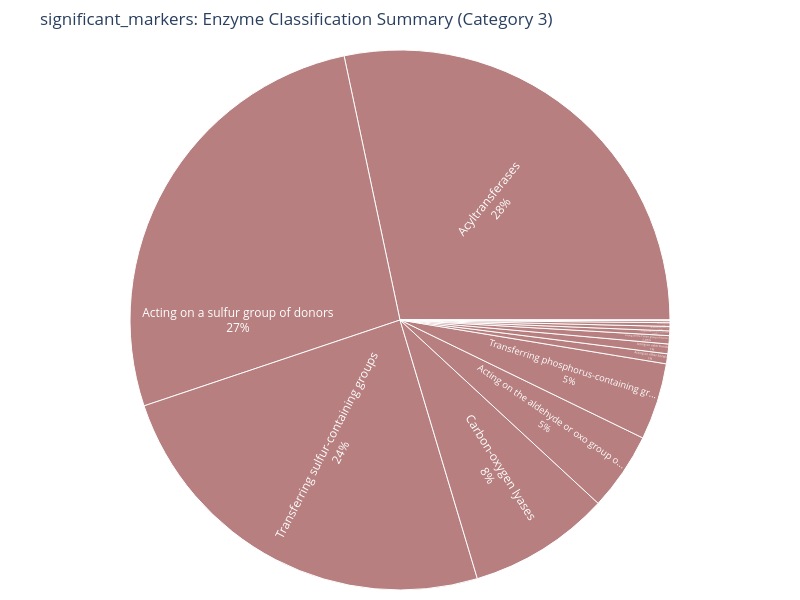

Notebook source saved alongside this figure:
### Code cell
fig,  sunburst_data  = create_sunburst_chart(significant_markers, "significant_markers", top_n=200, category=3)
# Save as static image
output_path= data_visual/"31_sunburn.png"
fig.write_image(output_path, scale=3)

# Show in notebook/browser
fig.show()

### Figure 1 — Plotly figure (JSON) as saved in the notebook; plotly's stock layout.template omitted (floating-point values rounded to 4 significant figures)
{"data": [{"customdata": [["<b>Enzyme</b>: Acting on a sulfur group of donors.<br><b>Entries</b>: 21<br><b>Total Value</b>: 8.36<br><b>Genera</b>: 6 unique<br><b>Proteins</b>: 2 unique"], ["<b>Enzyme</b>: Acyltransferases.<br><b>Entries</b>: 47<br><b>Total Value</b>: 8.82<br><b>Genera</b>: 16 unique<br><b>Proteins</b>: 2 unique"], ["<b>Enzyme</b>: Acting on the CH-NH group of donors.<br><b>Entries</b>: 1<br><b>Total Value</b>: 0.15<br><b>Genera</b>: 1 unique<br><b>Proteins</b>: 1 unique"], ["<b>Enzyme</b>: Transferring sulfur-containing groups.<br><b>Entries</b>: 38<br><b>Total Value</b>: 7.62<br><b>Genera</b>: 13 unique<br><b>Proteins</b>: 1 unique"], ["<b>Enzyme</b>: Carbon-oxygen lyases.<br><b>Entries</b>: 23<br><b>Total Value</b>: 2.65<br><b>Genera</b>: 18 unique<br><b>Proteins</b>: 2 unique"], ["<b>Enzyme</b>: Acting on the aldehyde or oxo group of donors.<br><b>Entries</b>: 6<br><b>Total Value</b>: 1.46<br><b>Genera</b>: 1 unique<br><b>Proteins</b>: 1 unique"], ["<b>Enzyme</b>: Transferring phosphorus-containing groups.<br><b>Entries</b>: 13<br><b>Total Value</b>: 1.43<br><b>Genera</b>: 6 unique<br><b>Proteins</b>: 4 unique"], ["<b>Enzyme</b>: Racemases and epimerases.<br><b>Entries</b>: 1<br><b>Total Value</b>: 0.08<br><b>Genera</b>: 1 unique<br><b>Proteins</b>: 1 unique"], ["<b>Enzyme</b>: Intramolecular lyases.<br><b>Entries</b>: 1<br><b>Total Value</b>: 0.07<br><b>Genera</b>: 1 unique<br><b>Proteins</b>: 1 unique"], ["<b>Enzyme</b>: Acting on carbon-nitrogen bonds, other than peptide bonds.<br><b>Entries</b>: 1<br><b>Total Value</b>: 0.09<br><b>Genera</b>: 1 unique<br><b>Proteins</b>: 1 unique"], ["<b>Enzyme</b>: Acting on ether bonds.<br><b>Entries</b>: 2<br><b>Total Value</b>: 0.19<br><b>Genera</b>: 1 unique<br><b>Proteins</b>: 1 unique"], ["<b>Enzyme</b>: Acting on acid anhydrides.<br><b>Entries</b>: 1<br><b>Total Value</b>: 0.01<br><b>Genera</b>: 1 unique<br><b>Proteins</b>: 1 unique"], ["<b>Enzyme</b>: Acting on ester bonds.<br><b>Entries</b>: 4<br><b>Total Value</b>: 0.18<br><b>Genera</b>: 1 unique<br><b>Proteins</b>: 3 unique"], ["<b>Enzyme</b>: Other Enzymes<br><b>Entries</b>: 0<br><b>Total Value</b>: 0.00<br><b>Genera</b>: 0 unique<br><b>Proteins</b>: 0 unique"], ["<b>Enzyme</b>: Glycosyltransferases.<br><b>Entries</b>: 1<br><b>Total Value</b>: 0.04<br><b>Genera</b>: 1 unique<br><b>Proteins</b>: 1 unique"]], "domain": {"x": [0, 1], "y": [0, 1]}, "hovertemplate": "%{customdata[0]}", "ids": ["Acting on a sulfur group of donors.", "Acyltransferases.", "Acting on the CH-NH group of donors.", "Transferring sulfur-containing groups.", "Carbon-oxygen lyases.", "Acting on the aldehyde or oxo group of donors.", "Transferring phosphorus-containing groups.", "Racemases and epimerases.", "Intramolecular lyases.", "Acting on carbon-nitrogen bonds, other than peptide bonds.", "Acting on ether bonds.", "Acting on acid anhydrides.", "Acting on ester bonds.", "Other Enzymes", "Glycosyltransferases."], "insidetextorientation": "radial", "labels": ["Acting on a sulfur group of donors", "Acyltransferases", "Acting on the CH-NH group of donors", "Transferring sulfur-containing groups", "Carbon-oxygen lyases", "Acting on the aldehyde or oxo group o...", "Transferring phosphorus-containing gr...", "Racemases and epimerases", "Intramolecular lyases", "Acting on carbon-nitrogen bonds, othe...", "Acting on ether bonds", "Acting on acid anhydrides", "Acting on ester bonds", "Other Enzymes", "Glycosyltransferases"], "marker": {"colors": ["#892E2EDE", "#892E2EDE", "#892E2EDE", "#892E2EDE", "#892E2EDE", "#892E2EDE", "#892E2EDE", "#892E2EDE", "#892E2EDE", "#892E2EDE", "#892E2EDE", "#892E2EDE", "#892E2EDE", "#D9ECD9", "#892E2EDE"]}, "name": "", "parents": [null, null, null, null, null, null, null, null, null, null, null, null, null, null, null], "textinfo": "label+percent entry", "type": "sunburst", "values": [8.359, 8.824, 0.1545, 7.624, 2.647, 1.459, 1.432, 0.08201, 0.06858, 0.08792, 0.1862, 0.01226, 0.1808, 0.0, 0.03758]}], "layout": {"height": 600, "legend": {"tracegroupgap": 0}, "margin": {"b": 10, "l": 10, "r": 10, "t": 50}, "title": {"text": "significant_markers: Enzyme Classification Summary (Category 3)"}, "width": 800}}
